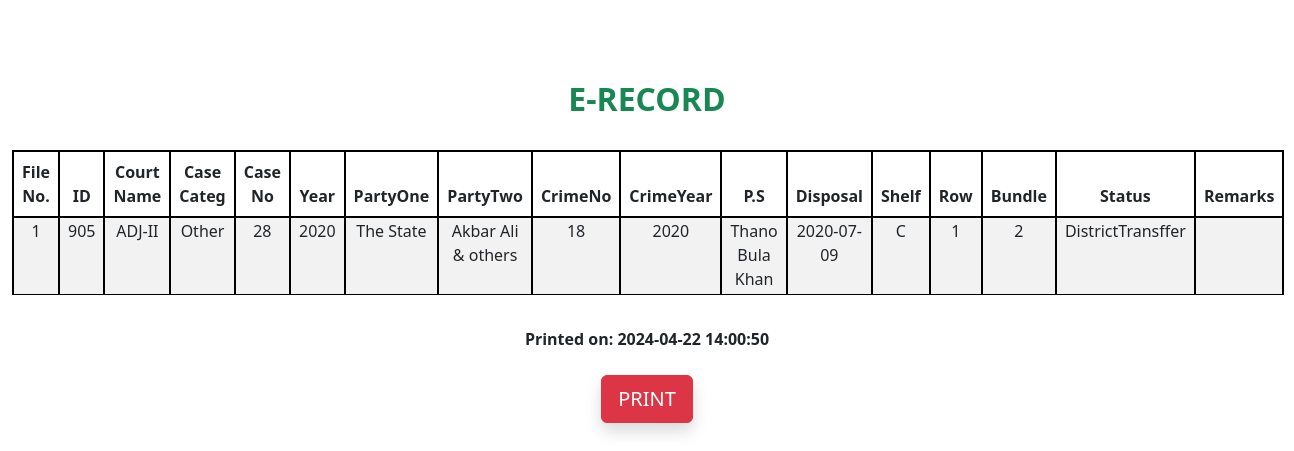
The page /transferred.php (signed in) on the database its author committed.
### tables this page shows
CREATE TABLE `ctccc` (
  `id` int(100) NOT NULL,
  `underSection` varchar(100) DEFAULT NULL,
  `courtname` varchar(100) DEFAULT NULL,
  `casecateg` varchar(100) DEFAULT NULL,
  `caseno` int(50) DEFAULT NULL,
  `year` varchar(15) DEFAULT NULL,
  `partyone` varchar(150) DEFAULT NULL,
  `partytwo` varchar(150) DEFAULT NULL,
  `crimeno` int(15) DEFAULT NULL,
  `crimeyear` int(15) DEFAULT NULL,
  `s_rbf` varchar(100) DEFAULT NULL,
  `dateInst` date DEFAULT NULL,
  `dateSubmission` date DEFAULT NULL,
  `dateDisp` date DEFAULT NULL,
  `status` varchar(20) DEFAULT NULL,
  `cost` int(50) DEFAULT NULL,
  `remarks` varchar(250) DEFAULT NULL,
  `ps` varchar(100) DEFAULT NULL,
  `row` int(20) DEFAULT NULL,
  `shelf` varchar(20) DEFAULT NULL,
  `bundle` int(11) DEFAULT NULL,
  `file` int(11) DEFAULT NULL,
  `last_updated` timestamp NOT NULL DEFAULT current_timestamp() ON UPDATE current_timestamp()
);

### transferred.php (the view, shortened to what this page needs)
<!DOCTYPE html>
<html lang="en">
<head>
    <link rel="stylesheet" href="../style.css">
    <link rel="stylesheet" href="./css/bootstrap.css">
</head>
<body>
<?php
include "dbconn.php";
$sql = "SELECT * FROM ctccc WHERE status='DistrictTransffer'";
$result = $con->query($sql);
?>
<!DOCTYPE html>
<html lang="en">
<head>
    <link href="https://cdn.jsdelivr.net/npm/bootstrap@5.2.3/dist/css/bootstrap.min.css" rel="stylesheet">
</head>
<body>
<div class="container-fluid mt-5">
    <h2 class="mb-4 text-center text-success fw-bolder">E-RECORD</h2>
    <?php
     if ($result && $result->num_rows > 0) {
        ?>
        <table class="table table-striped bordered">
            <thead>
            <tr>
                        <th>File No.</th>
                        <th>ID</th>
                        <th>Court<br>Name</th>
                        <th>Case<br>Categ</th>
                        <th>Case<br>No</th>
                        <th>Year</th>
                        <th>PartyOne</th>
                        <th>PartyTwo</th>
                        <th>CrimeNo</th>
                        <th>CrimeYear</th>
                        <th>P.S</th>
                        <th>Disposal</th>
                        <th>Shelf</th>
                        <th>Row</th>
                        <th>Bundle</th>
                        <th>Status</th>
                        <th>Remarks</th>
            </tr>
            </thead>
            <tbody>
            <?php
            while ($row = $result->fetch_assoc()) {
                ?>
                <tr>
                            <td><?php echo $row["file"]; ?></td>
                            <td><?php echo $row["id"]; ?></td>
                            <td><?php echo $row["courtname"]; ?></td>
                            <td><?php echo $row["casecateg"]; ?></td>
                            <td><?php echo $row["caseno"]; ?></td>
                            <td><?php echo $row["year"]; ?></td>
                            <td><?php echo $row["partyone"]; ?></td>
                            <td><?php echo $row["partytwo"]; ?></td>
                            <td><?php echo $row["crimeno"]; ?></td>
                            <td><?php echo $row["crimeyear"]; ?></td>
                            <td><?php echo $row["ps"]; ?></td>
                            <td><?php echo $row["dateDisp"]; ?></td>
                            <td><?php echo $row["shelf"]; ?></td>
                            <td><?php echo $row["row"]; ?></td>
                            <td><?php echo $row["bundle"]; ?></td>
                            <td><?php echo $row["status"]; ?></td>
                            <td><?php echo $row["remarks"]; ?></td>
                </tr>
                <?php
            }
            ?>
            </tbody>
        </table>
        <?php
    } else {
        echo "No records found.";
    }
    ?>
</div>
    <div class="text-center mt-3 fw-bold">
            <div class="print-date">Printed on: <?php date_default_timezone_set('Asia/Karachi'); echo date('Y-m-d H:i:s');
            ?><br><br>
             <button class="btn btn-danger btn-lg shadow rounded print-button" onclick="printPage()">PRINT</button>
    </div>
    </div>
</body>
</html>

### style.css (style rules this page uses)
* { margin: 0 auto; box-sizing: border-box; margin-top: 2rem; }

### transferred.php (style rules this page uses)
body { margin: 0 auto; padding: 0px; }
tr th { border:2px solid black !important; text-align: center; }
td { border: 2px solid black; text-align: center; padding-top: 1px !important; padding-bottom:3px !important; }

### rows shown on the page
ctccc: file "1", id "905", courtname "ADJ-II", casecateg "Other", caseno "28", year "2020", partyone "The State", partytwo "Akbar Ali & others", crimeno "18", crimeyear "2020", ps "Thano Bula Khan", dateDisp "2020-07-09", shelf "C", row "1", bundle "2", status "DistrictTransffer"
